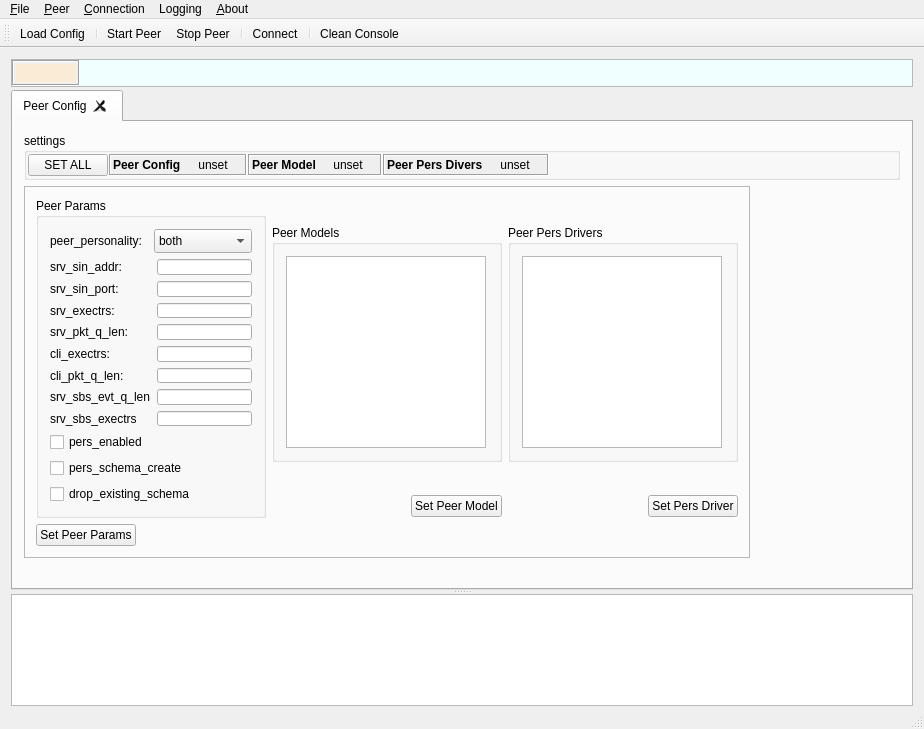
<?xml version="1.0" encoding="UTF-8"?>
<ui version="4.0">
 <class>vlg_toolkit_MainWindow</class>
 <widget class="QMainWindow" name="vlg_toolkit_MainWindow">
  <property name="geometry">
   <rect>
    <x>0</x>
    <y>0</y>
    <width>924</width>
    <height>729</height>
   </rect>
  </property>
  <property name="sizePolicy">
   <sizepolicy hsizetype="Expanding" vsizetype="Preferred">
    <horstretch>0</horstretch>
    <verstretch>0</verstretch>
   </sizepolicy>
  </property>
  <property name="windowTitle">
   <string>vlg_TOOLKIT</string>
  </property>
  <property name="windowIcon">
   <iconset resource="vlg_toolkit_prj_res.qrc">
    <normaloff>:/icon/icons/settings.png</normaloff>:/icon/icons/settings.png</iconset>
  </property>
  <property name="iconSize">
   <size>
    <width>32</width>
    <height>32</height>
   </size>
  </property>
  <widget class="QWidget" name="centralWidget">
   <layout class="QVBoxLayout" name="verticalLayout_2">
    <property name="spacing">
     <number>3</number>
    </property>
    <property name="bottomMargin">
     <number>1</number>
    </property>
    <item>
     <widget class="QFrame" name="frame_2">
      <property name="frameShape">
       <enum>QFrame::StyledPanel</enum>
      </property>
      <property name="frameShadow">
       <enum>QFrame::Raised</enum>
      </property>
      <property name="lineWidth">
       <number>0</number>
      </property>
      <layout class="QHBoxLayout" name="horizontalLayout_9">
       <property name="spacing">
        <number>0</number>
       </property>
       <property name="leftMargin">
        <number>0</number>
       </property>
       <property name="topMargin">
        <number>0</number>
       </property>
       <property name="rightMargin">
        <number>0</number>
       </property>
       <property name="bottomMargin">
        <number>0</number>
       </property>
       <item>
        <widget class="QFrame" name="peer_Status">
         <property name="sizePolicy">
          <sizepolicy hsizetype="Fixed" vsizetype="Fixed">
           <horstretch>0</horstretch>
           <verstretch>0</verstretch>
          </sizepolicy>
         </property>
         <property name="autoFillBackground">
          <bool>true</bool>
         </property>
         <property name="frameShape">
          <enum>QFrame::Box</enum>
         </property>
         <property name="frameShadow">
          <enum>QFrame::Sunken</enum>
         </property>
         <layout class="QHBoxLayout" name="horizontalLayout">
          <property name="spacing">
           <number>2</number>
          </property>
          <property name="leftMargin">
           <number>2</number>
          </property>
          <property name="topMargin">
           <number>2</number>
          </property>
          <property name="rightMargin">
           <number>2</number>
          </property>
          <property name="bottomMargin">
           <number>2</number>
          </property>
          <item>
           <widget class="QLabel" name="peer_status_label_display">
            <property name="sizePolicy">
             <sizepolicy hsizetype="Fixed" vsizetype="Fixed">
              <horstretch>0</horstretch>
              <verstretch>0</verstretch>
             </sizepolicy>
            </property>
            <property name="minimumSize">
             <size>
              <width>60</width>
              <height>0</height>
             </size>
            </property>
            <property name="font">
             <font>
              <pointsize>12</pointsize>
              <weight>50</weight>
              <bold>false</bold>
             </font>
            </property>
            <property name="styleSheet">
             <string notr="true">background-color  : AntiqueWhite; color : black;</string>
            </property>
            <property name="lineWidth">
             <number>0</number>
            </property>
            <property name="text">
             <string/>
            </property>
            <property name="alignment">
             <set>Qt::AlignCenter</set>
            </property>
            <property name="margin">
             <number>0</number>
            </property>
           </widget>
          </item>
         </layout>
        </widget>
       </item>
       <item>
        <widget class="QLabel" name="main_info_label">
         <property name="styleSheet">
          <string notr="true">background-color  : Azure ; color : black;</string>
         </property>
         <property name="text">
          <string/>
         </property>
        </widget>
       </item>
      </layout>
     </widget>
    </item>
    <item>
     <widget class="QSplitter" name="splitter">
      <property name="orientation">
       <enum>Qt::Vertical</enum>
      </property>
      <widget class="QTabWidget" name="peer_Tab">
       <property name="minimumSize">
        <size>
         <width>0</width>
         <height>500</height>
        </size>
       </property>
       <property name="currentIndex">
        <number>0</number>
       </property>
       <property name="tabsClosable">
        <bool>true</bool>
       </property>
       <widget class="QWidget" name="peer_config">
        <attribute name="icon">
         <iconset resource="vlg_toolkit_prj_res.qrc">
          <normaloff>:/icon/icons/gear-b.png</normaloff>:/icon/icons/gear-b.png</iconset>
        </attribute>
        <attribute name="title">
         <string>Peer Config</string>
        </attribute>
        <layout class="QVBoxLayout" name="verticalLayout_6">
         <item>
          <widget class="QGroupBox" name="groupBox_4">
           <property name="font">
            <font>
             <kerning>true</kerning>
            </font>
           </property>
           <property name="title">
            <string>settings</string>
           </property>
           <layout class="QHBoxLayout" name="horizontalLayout_11">
            <property name="spacing">
             <number>1</number>
            </property>
            <property name="leftMargin">
             <number>1</number>
            </property>
            <property name="topMargin">
             <number>1</number>
            </property>
            <property name="rightMargin">
             <number>1</number>
            </property>
            <property name="bottomMargin">
             <number>1</number>
            </property>
            <item>
             <widget class="QPushButton" name="set_peer_cfg_all_button">
              <property name="styleSheet">
               <string notr="true"/>
              </property>
              <property name="text">
               <string>SET ALL</string>
              </property>
              <property name="icon">
               <iconset>
                <normaloff>:/icon/icons/checkmark-circled.png</normaloff>:/icon/icons/checkmark-circled.png</iconset>
              </property>
             </widget>
            </item>
            <item>
             <widget class="QFrame" name="peer_Status_4">
              <property name="sizePolicy">
               <sizepolicy hsizetype="Fixed" vsizetype="Fixed">
                <horstretch>0</horstretch>
                <verstretch>0</verstretch>
               </sizepolicy>
              </property>
              <property name="autoFillBackground">
               <bool>true</bool>
              </property>
              <property name="frameShape">
               <enum>QFrame::Box</enum>
              </property>
              <property name="frameShadow">
               <enum>QFrame::Sunken</enum>
              </property>
              <layout class="QHBoxLayout" name="horizontalLayout_8">
               <property name="spacing">
                <number>2</number>
               </property>
               <property name="leftMargin">
                <number>2</number>
               </property>
               <property name="topMargin">
                <number>2</number>
               </property>
               <property name="rightMargin">
                <number>2</number>
               </property>
               <property name="bottomMargin">
                <number>2</number>
               </property>
               <item>
                <widget class="QLabel" name="peer_status_label_4">
                 <property name="sizePolicy">
                  <sizepolicy hsizetype="Preferred" vsizetype="Preferred">
                   <horstretch>0</horstretch>
                   <verstretch>0</verstretch>
                  </sizepolicy>
                 </property>
                 <property name="minimumSize">
                  <size>
                   <width>0</width>
                   <height>0</height>
                  </size>
                 </property>
                 <property name="font">
                  <font>
                   <weight>75</weight>
                   <bold>true</bold>
                  </font>
                 </property>
                 <property name="text">
                  <string>Peer Config</string>
                 </property>
                </widget>
               </item>
               <item>
                <widget class="QLabel" name="peer_cfg_status_label">
                 <property name="sizePolicy">
                  <sizepolicy hsizetype="Fixed" vsizetype="Fixed">
                   <horstretch>0</horstretch>
                   <verstretch>0</verstretch>
                  </sizepolicy>
                 </property>
                 <property name="minimumSize">
                  <size>
                   <width>60</width>
                   <height>0</height>
                  </size>
                 </property>
                 <property name="styleSheet">
                  <string notr="true">background-color : light grey; color : black;</string>
                 </property>
                 <property name="text">
                  <string>unset</string>
                 </property>
                 <property name="alignment">
                  <set>Qt::AlignCenter</set>
                 </property>
                 <property name="margin">
                  <number>0</number>
                 </property>
                </widget>
               </item>
              </layout>
             </widget>
            </item>
            <item>
             <widget class="QFrame" name="peer_Status_3">
              <property name="sizePolicy">
               <sizepolicy hsizetype="Fixed" vsizetype="Fixed">
                <horstretch>0</horstretch>
                <verstretch>0</verstretch>
               </sizepolicy>
              </property>
              <property name="autoFillBackground">
               <bool>true</bool>
              </property>
              <property name="frameShape">
               <enum>QFrame::Box</enum>
              </property>
              <property name="frameShadow">
               <enum>QFrame::Sunken</enum>
              </property>
              <layout class="QHBoxLayout" name="horizontalLayout_7">
               <property name="spacing">
                <number>2</number>
               </property>
               <property name="leftMargin">
                <number>2</number>
               </property>
               <property name="topMargin">
                <number>2</number>
               </property>
               <property name="rightMargin">
                <number>2</number>
               </property>
               <property name="bottomMargin">
                <number>2</number>
               </property>
               <item>
                <widget class="QLabel" name="peer_status_label_3">
                 <property name="sizePolicy">
                  <sizepolicy hsizetype="Preferred" vsizetype="Preferred">
                   <horstretch>0</horstretch>
                   <verstretch>0</verstretch>
                  </sizepolicy>
                 </property>
                 <property name="minimumSize">
                  <size>
                   <width>0</width>
                   <height>0</height>
                  </size>
                 </property>
                 <property name="font">
                  <font>
                   <weight>75</weight>
                   <bold>true</bold>
                  </font>
                 </property>
                 <property name="text">
                  <string>Peer Model</string>
                 </property>
                </widget>
               </item>
               <item>
                <widget class="QLabel" name="peer_model_label_status">
                 <property name="sizePolicy">
                  <sizepolicy hsizetype="Fixed" vsizetype="Fixed">
                   <horstretch>0</horstretch>
                   <verstretch>0</verstretch>
                  </sizepolicy>
                 </property>
                 <property name="minimumSize">
                  <size>
                   <width>60</width>
                   <height>0</height>
                  </size>
                 </property>
                 <property name="styleSheet">
                  <string notr="true">background-color : light grey; color : black;</string>
                 </property>
                 <property name="text">
                  <string>unset</string>
                 </property>
                 <property name="alignment">
                  <set>Qt::AlignCenter</set>
                 </property>
                 <property name="margin">
                  <number>0</number>
                 </property>
                </widget>
               </item>
              </layout>
             </widget>
            </item>
            <item>
             <widget class="QFrame" name="peer_Status_2">
              <property name="sizePolicy">
               <sizepolicy hsizetype="Fixed" vsizetype="Fixed">
                <horstretch>0</horstretch>
                <verstretch>0</verstretch>
               </sizepolicy>
              </property>
              <property name="autoFillBackground">
               <bool>true</bool>
              </property>
              <property name="frameShape">
               <enum>QFrame::Box</enum>
              </property>
              <property name="frameShadow">
               <enum>QFrame::Sunken</enum>
              </property>
              <layout class="QHBoxLayout" name="horizontalLayout_6">
               <property name="spacing">
                <number>2</number>
               </property>
               <property name="leftMargin">
                <number>2</number>
               </property>
               <property name="topMargin">
                <number>2</number>
               </property>
               <property name="rightMargin">
                <number>2</number>
               </property>
               <property name="bottomMargin">
                <number>2</number>
               </property>
               <item>
                <widget class="QLabel" name="peer_status_label_2">
                 <property name="sizePolicy">
                  <sizepolicy hsizetype="Preferred" vsizetype="Preferred">
                   <horstretch>0</horstretch>
                   <verstretch>0</verstretch>
                  </sizepolicy>
                 </property>
                 <property name="minimumSize">
                  <size>
                   <width>0</width>
                   <height>0</height>
                  </size>
                 </property>
                 <property name="font">
                  <font>
                   <weight>75</weight>
                   <bold>true</bold>
                  </font>
                 </property>
                 <property name="text">
                  <string>Peer Pers Divers</string>
                 </property>
                </widget>
               </item>
               <item>
                <widget class="QLabel" name="peer_pers_driv_status_label">
                 <property name="sizePolicy">
                  <sizepolicy hsizetype="Fixed" vsizetype="Fixed">
                   <horstretch>0</horstretch>
                   <verstretch>0</verstretch>
                  </sizepolicy>
                 </property>
                 <property name="minimumSize">
                  <size>
                   <width>60</width>
                   <height>0</height>
                  </size>
                 </property>
                 <property name="styleSheet">
                  <string notr="true">background-color : light grey; color : black;</string>
                 </property>
                 <property name="text">
                  <string>unset</string>
                 </property>
                 <property name="alignment">
                  <set>Qt::AlignCenter</set>
                 </property>
                 <property name="margin">
                  <number>0</number>
                 </property>
                </widget>
               </item>
              </layout>
             </widget>
            </item>
            <item>
             <spacer name="horizontalSpacer_4">
              <property name="orientation">
               <enum>Qt::Horizontal</enum>
              </property>
              <property name="sizeHint" stdset="0">
               <size>
                <width>40</width>
                <height>20</height>
               </size>
              </property>
             </spacer>
            </item>
           </layout>
          </widget>
         </item>
         <item>
          <widget class="QFrame" name="frame">
           <property name="sizePolicy">
            <sizepolicy hsizetype="Fixed" vsizetype="Expanding">
             <horstretch>0</horstretch>
             <verstretch>0</verstretch>
            </sizepolicy>
           </property>
           <property name="frameShape">
            <enum>QFrame::StyledPanel</enum>
           </property>
           <property name="frameShadow">
            <enum>QFrame::Raised</enum>
           </property>
           <layout class="QHBoxLayout" name="horizontalLayout_5">
            <item>
             <layout class="QVBoxLayout" name="verticalLayout">
              <item>
               <widget class="QGroupBox" name="groupBox">
                <property name="sizePolicy">
                 <sizepolicy hsizetype="Fixed" vsizetype="Fixed">
                  <horstretch>0</horstretch>
                  <verstretch>0</verstretch>
                 </sizepolicy>
                </property>
                <property name="minimumSize">
                 <size>
                  <width>230</width>
                  <height>320</height>
                 </size>
                </property>
                <property name="title">
                 <string>Peer Params</string>
                </property>
                <layout class="QGridLayout" name="gridLayout_2">
                 <item row="0" column="0">
                  <layout class="QHBoxLayout" name="horizontalLayout_2">
                   <item>
                    <widget class="QLabel" name="label_5">
                     <property name="text">
                      <string>peer_personality:</string>
                     </property>
                    </widget>
                   </item>
                   <item>
                    <widget class="QComboBox" name="pp_cfg_peer_personality">
                     <property name="whatsThis">
                      <string>&lt;html&gt;&lt;head/&gt;&lt;body&gt;&lt;p&gt;&lt;br/&gt;&lt;/p&gt;&lt;/body&gt;&lt;/html&gt;</string>
                     </property>
                     <property name="currentText">
                      <string>both</string>
                     </property>
                     <property name="currentIndex">
                      <number>2</number>
                     </property>
                     <property name="maxVisibleItems">
                      <number>10</number>
                     </property>
                     <property name="sizeAdjustPolicy">
                      <enum>QComboBox::AdjustToMinimumContentsLengthWithIcon</enum>
                     </property>
                     <item>
                      <property name="text">
                       <string>pure client</string>
                      </property>
                     </item>
                     <item>
                      <property name="text">
                       <string>pure server</string>
                      </property>
                     </item>
                     <item>
                      <property name="text">
                       <string>both</string>
                      </property>
                     </item>
                    </widget>
                   </item>
                  </layout>
                 </item>
                 <item row="1" column="0">
                  <layout class="QGridLayout" name="gridLayout">
                   <item row="0" column="0">
                    <widget class="QLabel" name="label_2">
                     <property name="text">
                      <string>srv_sin_addr:</string>
                     </property>
                     <property name="buddy">
                      <cstring>pp_cfg_srv_sin_addr</cstring>
                     </property>
                    </widget>
                   </item>
                   <item row="0" column="1">
                    <widget class="QLineEdit" name="pp_cfg_srv_sin_addr"/>
                   </item>
                   <item row="1" column="0">
                    <widget class="QLabel" name="label_3">
                     <property name="text">
                      <string>srv_sin_port:</string>
                     </property>
                     <property name="buddy">
                      <cstring>pp_cfg_srv_sin_port</cstring>
                     </property>
                    </widget>
                   </item>
                   <item row="1" column="1">
                    <widget class="QLineEdit" name="pp_cfg_srv_sin_port"/>
                   </item>
                   <item row="2" column="0">
                    <widget class="QLabel" name="label_4">
                     <property name="text">
                      <string>srv_exectrs:</string>
                     </property>
                     <property name="buddy">
                      <cstring>pp_cfg_srv_exectrs</cstring>
                     </property>
                    </widget>
                   </item>
                   <item row="2" column="1">
                    <widget class="QLineEdit" name="pp_cfg_srv_exectrs"/>
                   </item>
                   <item row="3" column="0">
                    <widget class="QLabel" name="label_7">
                     <property name="text">
                      <string>srv_pkt_q_len:</string>
                     </property>
                     <property name="buddy">
                      <cstring>pp_cfg_srv_pkt_q_len</cstring>
                     </property>
                    </widget>
                   </item>
                   <item row="3" column="1">
                    <widget class="QLineEdit" name="pp_cfg_srv_pkt_q_len"/>
                   </item>
                   <item row="4" column="0">
                    <widget class="QLabel" name="label">
                     <property name="text">
                      <string>cli_exectrs:</string>
                     </property>
                     <property name="buddy">
                      <cstring>pp_cfg_cli_exectrs</cstring>
                     </property>
                    </widget>
                   </item>
                   <item row="4" column="1">
                    <widget class="QLineEdit" name="pp_cfg_cli_exectrs"/>
                   </item>
                   <item row="5" column="0">
                    <widget class="QLabel" name="label_6">
                     <property name="text">
                      <string>cli_pkt_q_len:</string>
                     </property>
                     <property name="buddy">
                      <cstring>pp_cfg_cli_pkt_q_len</cstring>
                     </property>
                    </widget>
                   </item>
                   <item row="5" column="1">
                    <widget class="QLineEdit" name="pp_cfg_cli_pkt_q_len"/>
                   </item>
                   <item row="6" column="0">
                    <widget class="QLabel" name="label_8">
                     <property name="text">
                      <string>srv_sbs_evt_q_len</string>
                     </property>
                     <property name="buddy">
                      <cstring>pp_cfg_srv_sbs_evt_q_len</cstring>
                     </property>
                    </widget>
                   </item>
                   <item row="6" column="1">
                    <widget class="QLineEdit" name="pp_cfg_srv_sbs_evt_q_len"/>
                   </item>
                   <item row="7" column="0">
                    <widget class="QLabel" name="label_9">
                     <property name="text">
                      <string>srv_sbs_exectrs</string>
                     </property>
                     <property name="buddy">
                      <cstring>pp_cfg_srv_sbs_exectrs</cstring>
                     </property>
                    </widget>
                   </item>
                   <item row="7" column="1">
                    <widget class="QLineEdit" name="pp_cfg_srv_sbs_exectrs"/>
                   </item>
                  </layout>
                 </item>
                 <item row="2" column="0">
                  <layout class="QVBoxLayout" name="verticalLayout_4">
                   <item>
                    <widget class="QCheckBox" name="pp_cfg_pers_enabled">
                     <property name="text">
                      <string>pers_enabled</string>
                     </property>
                    </widget>
                   </item>
                   <item>
                    <widget class="QCheckBox" name="pp_cfg_pers_schema_create">
                     <property name="text">
                      <string>pers_schema_create</string>
                     </property>
                    </widget>
                   </item>
                   <item>
                    <widget class="QCheckBox" name="pp_cfg_drop_existing_schema">
                     <property name="text">
                      <string>drop_existing_schema</string>
                     </property>
                    </widget>
                   </item>
                  </layout>
                 </item>
                </layout>
               </widget>
              </item>
              <item>
               <widget class="QPushButton" name="set_peer_params_button">
                <property name="sizePolicy">
                 <sizepolicy hsizetype="Fixed" vsizetype="Fixed">
                  <horstretch>0</horstretch>
                  <verstretch>0</verstretch>
                 </sizepolicy>
                </property>
                <property name="text">
                 <string>Set Peer Params</string>
                </property>
               </widget>
              </item>
             </layout>
            </item>
            <item>
             <layout class="QVBoxLayout" name="verticalLayout_3">
              <item>
               <widget class="QGroupBox" name="groupBox_2">
                <property name="sizePolicy">
                 <sizepolicy hsizetype="Fixed" vsizetype="Fixed">
                  <horstretch>0</horstretch>
                  <verstretch>0</verstretch>
                 </sizepolicy>
                </property>
                <property name="minimumSize">
                 <size>
                  <width>230</width>
                  <height>100</height>
                 </size>
                </property>
                <property name="title">
                 <string>Peer Models</string>
                </property>
                <layout class="QVBoxLayout" name="verticalLayout_7">
                 <item>
                  <widget class="QListView" name="peer_cfg_view_list_vlgmodel">
                   <property name="sizePolicy">
                    <sizepolicy hsizetype="Fixed" vsizetype="Fixed">
                     <horstretch>0</horstretch>
                     <verstretch>0</verstretch>
                    </sizepolicy>
                   </property>
                   <property name="maximumSize">
                    <size>
                     <width>200</width>
                     <height>500</height>
                    </size>
                   </property>
                  </widget>
                 </item>
                </layout>
               </widget>
              </item>
              <item>
               <layout class="QHBoxLayout" name="horizontalLayout_3">
                <item>
                 <spacer name="horizontalSpacer">
                  <property name="orientation">
                   <enum>Qt::Horizontal</enum>
                  </property>
                  <property name="sizeHint" stdset="0">
                   <size>
                    <width>40</width>
                    <height>20</height>
                   </size>
                  </property>
                 </spacer>
                </item>
                <item>
                 <widget class="QPushButton" name="update_peer_model_button">
                  <property name="sizePolicy">
                   <sizepolicy hsizetype="Fixed" vsizetype="Fixed">
                    <horstretch>0</horstretch>
                    <verstretch>0</verstretch>
                   </sizepolicy>
                  </property>
                  <property name="text">
                   <string>Set Peer Model</string>
                  </property>
                 </widget>
                </item>
               </layout>
              </item>
             </layout>
            </item>
            <item>
             <layout class="QVBoxLayout" name="verticalLayout_5">
              <item>
               <widget class="QGroupBox" name="groupBox_3">
                <property name="sizePolicy">
                 <sizepolicy hsizetype="Fixed" vsizetype="Fixed">
                  <horstretch>0</horstretch>
                  <verstretch>0</verstretch>
                 </sizepolicy>
                </property>
                <property name="minimumSize">
                 <size>
                  <width>230</width>
                  <height>100</height>
                 </size>
                </property>
                <property name="title">
                 <string>Peer Pers Drivers</string>
                </property>
                <layout class="QVBoxLayout" name="verticalLayout_8">
                 <item>
                  <widget class="QListView" name="peer_cfg_view_list_vlgpersdriv">
                   <property name="sizePolicy">
                    <sizepolicy hsizetype="Fixed" vsizetype="Fixed">
                     <horstretch>0</horstretch>
                     <verstretch>0</verstretch>
                    </sizepolicy>
                   </property>
                   <property name="maximumSize">
                    <size>
                     <width>200</width>
                     <height>500</height>
                    </size>
                   </property>
                  </widget>
                 </item>
                </layout>
               </widget>
              </item>
              <item>
               <layout class="QHBoxLayout" name="horizontalLayout_4">
                <item>
                 <spacer name="horizontalSpacer_2">
                  <property name="orientation">
                   <enum>Qt::Horizontal</enum>
                  </property>
                  <property name="sizeHint" stdset="0">
                   <size>
                    <width>40</width>
                    <height>20</height>
                   </size>
                  </property>
                 </spacer>
                </item>
                <item>
                 <widget class="QPushButton" name="set_pers_driver_button">
                  <property name="sizePolicy">
                   <sizepolicy hsizetype="Fixed" vsizetype="Fixed">
                    <horstretch>0</horstretch>
                    <verstretch>0</verstretch>
                   </sizepolicy>
                  </property>
                  <property name="text">
                   <string>Set Pers Driver</string>
                  </property>
                 </widget>
                </item>
               </layout>
              </item>
             </layout>
            </item>
           </layout>
          </widget>
         </item>
         <item>
          <spacer name="verticalSpacer">
           <property name="orientation">
            <enum>Qt::Vertical</enum>
           </property>
           <property name="sizeHint" stdset="0">
            <size>
             <width>20</width>
             <height>40</height>
            </size>
           </property>
          </spacer>
         </item>
        </layout>
       </widget>
      </widget>
      <widget class="QPlainTextEdit" name="logr_apnd_plainTextEdit">
       <property name="font">
        <font>
         <family>Lucida Console</family>
         <pointsize>10</pointsize>
        </font>
       </property>
       <property name="styleSheet">
        <string notr="true"/>
       </property>
       <property name="readOnly">
        <bool>true</bool>
       </property>
       <property name="maximumBlockCount">
        <number>-1</number>
       </property>
       <property name="centerOnScroll">
        <bool>false</bool>
       </property>
      </widget>
     </widget>
    </item>
   </layout>
  </widget>
  <widget class="QMenuBar" name="menuBar">
   <property name="geometry">
    <rect>
     <x>0</x>
     <y>0</y>
     <width>924</width>
     <height>21</height>
    </rect>
   </property>
   <widget class="QMenu" name="menu_File">
    <property name="geometry">
     <rect>
      <x>339</x>
      <y>100</y>
      <width>143</width>
      <height>103</height>
     </rect>
    </property>
    <property name="title">
     <string>&amp;File</string>
    </property>
    <addaction name="action_Load_Config"/>
    <addaction name="separator"/>
    <addaction name="action_Exit"/>
   </widget>
   <widget class="QMenu" name="menuConnection">
    <property name="title">
     <string>&amp;Connection</string>
    </property>
    <addaction name="separator"/>
    <addaction name="actionConnect"/>
   </widget>
   <widget class="QMenu" name="menuAbout">
    <property name="title">
     <string>&amp;About</string>
    </property>
   </widget>
   <widget class="QMenu" name="menuPeer">
    <property name="title">
     <string>&amp;Peer</string>
    </property>
    <addaction name="separator"/>
    <addaction name="action_Start_Peer"/>
    <addaction name="action_Stop_Peer"/>
   </widget>
   <widget class="QMenu" name="menuLog">
    <property name="title">
     <string>Logging</string>
    </property>
    <addaction name="actionLow"/>
    <addaction name="actionTrace"/>
    <addaction name="actionDebug"/>
    <addaction name="actionInfo"/>
    <addaction name="actionWarning"/>
    <addaction name="actionError"/>
    <addaction name="actionCritical"/>
    <addaction name="actionFatal"/>
    <addaction name="separator"/>
    <addaction name="actionClean_Console"/>
   </widget>
   <addaction name="menu_File"/>
   <addaction name="menuPeer"/>
   <addaction name="menuConnection"/>
   <addaction name="menuLog"/>
   <addaction name="menuAbout"/>
  </widget>
  <widget class="QToolBar" name="mainToolBar">
   <attribute name="toolBarArea">
    <enum>TopToolBarArea</enum>
   </attribute>
   <attribute name="toolBarBreak">
    <bool>false</bool>
   </attribute>
   <addaction name="action_Load_Config"/>
   <addaction name="separator"/>
   <addaction name="action_Start_Peer"/>
   <addaction name="action_Stop_Peer"/>
   <addaction name="separator"/>
   <addaction name="actionConnect"/>
   <addaction name="separator"/>
   <addaction name="actionClean_Console"/>
  </widget>
  <widget class="QStatusBar" name="statusBar"/>
  <action name="action_Load_Config">
   <property name="icon">
    <iconset resource="vlg_toolkit_prj_res.qrc">
     <normaloff>:/icon/icons/gear-b.png</normaloff>:/icon/icons/gear-b.png</iconset>
   </property>
   <property name="text">
    <string>&amp;Load Config</string>
   </property>
  </action>
  <action name="action_Exit">
   <property name="icon">
    <iconset resource="vlg_toolkit_prj_res.qrc">
     <normaloff>:/icon/icons/log-out.png</normaloff>:/icon/icons/log-out.png</iconset>
   </property>
   <property name="text">
    <string>&amp;Exit</string>
   </property>
  </action>
  <action name="actionConnect">
   <property name="icon">
    <iconset resource="vlg_toolkit_prj_res.qrc">
     <normaloff>:/icon/icons/flash.png</normaloff>:/icon/icons/flash.png</iconset>
   </property>
   <property name="text">
    <string>&amp;Connect</string>
   </property>
   <property name="statusTip">
    <string>Connect to peer</string>
   </property>
  </action>
  <action name="action_Start_Peer">
   <property name="icon">
    <iconset resource="vlg_toolkit_prj_res.qrc">
     <normaloff>:/icon/icons/play.png</normaloff>:/icon/icons/play.png</iconset>
   </property>
   <property name="text">
    <string>&amp;Start Peer</string>
   </property>
  </action>
  <action name="action_Stop_Peer">
   <property name="icon">
    <iconset resource="vlg_toolkit_prj_res.qrc">
     <normaloff>:/icon/icons/stop.png</normaloff>:/icon/icons/stop.png</iconset>
   </property>
   <property name="text">
    <string>S&amp;top Peer</string>
   </property>
  </action>
  <action name="actionTrace">
   <property name="text">
    <string>Trace</string>
   </property>
  </action>
  <action name="actionDebug">
   <property name="text">
    <string>Debug</string>
   </property>
  </action>
  <action name="actionInfo">
   <property name="text">
    <string>Info</string>
   </property>
  </action>
  <action name="actionWarning">
   <property name="text">
    <string>Warning</string>
   </property>
  </action>
  <action name="actionError">
   <property name="text">
    <string>Error</string>
   </property>
  </action>
  <action name="actionCritical">
   <property name="text">
    <string>Critical</string>
   </property>
  </action>
  <action name="actionFatal">
   <property name="text">
    <string>Fatal</string>
   </property>
  </action>
  <action name="actionClean_Console">
   <property name="icon">
    <iconset resource="vlg_toolkit_prj_res.qrc">
     <normaloff>:/icon/icons/trash-b.png</normaloff>:/icon/icons/trash-b.png</iconset>
   </property>
   <property name="text">
    <string>Clean Console</string>
   </property>
  </action>
  <action name="actionLow">
   <property name="text">
    <string>Low</string>
   </property>
  </action>
 </widget>
 <layoutdefault spacing="6" margin="11"/>
 <resources>
  <include location="vlg_toolkit_prj_res.qrc"/>
 </resources>
 <connections/>
</ui>
